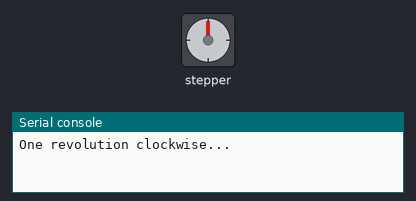
Recording of a program running on a simulated ESP32 board running MicroPython. Parts: stepper motor, the last lines printed to the serial console. The stepper is drawn at 2048 steps a turn.

Above: at 0.05 s.
At 2.8 s:
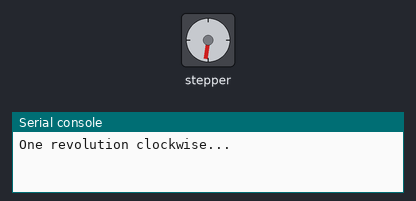
At 5.55 s:
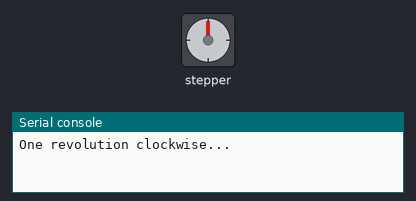
At 11.1 s:
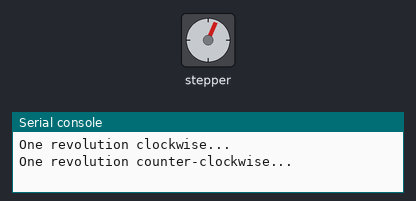
Timing chart, 0 to 16.0 s (numbered marks = the images above):
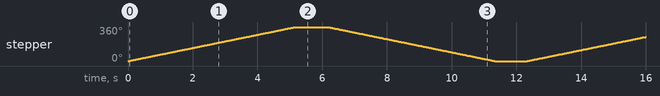

Measured:
- by itself, stepper: turns 360° clockwise in 5.1 s, then 360° counter-clockwise in 5.2 s, repeating every 12.3 s

The program:

example_1.py
```python
# MicroPython example for ESP32 that drives the 28BYJ-48 in half-step mode to perform one full revolution clockwise and counter-clockwise, with coil release after motion.
#
# Buy this module: https://shillehtek.com/products/stepper-motor-28byj-48-5v-arduino-raspberry-pi
# Full manual: https://shillehtek.com/blogs/shillehtek-product-manuals/stepper-motor-28byj-48-5v-arduino-raspberry-pi-manual
# More examples: https://github.com/shillehbean/shillehtek-examples
#

# 28BYJ-48 + ULN2003 - ESP32 MicroPython Example (half-step)
# IN1->GPIO 14, IN2->GPIO 27, IN3->GPIO 26, IN4->GPIO 25

from machine import Pin
import time

pins = [Pin(p, Pin.OUT) for p in (14, 27, 26, 25)]

HALF_STEP = [
    (1,0,0,0), (1,1,0,0), (0,1,0,0), (0,1,1,0),
    (0,0,1,0), (0,0,1,1), (0,0,0,1), (1,0,0,1),
]
STEPS_PER_REV = 4096                  # half-steps per output rev

def move(steps, delay_us=1200):
    seq = HALF_STEP if steps > 0 else HALF_STEP[::-1]
    for i in range(abs(steps)):
        for pin, v in zip(pins, seq[i % 8]):
            pin.value(v)
        time.sleep_us(delay_us)
    for pin in pins:                  # release coils (no heat)
        pin.value(0)

while True:
    print("One revolution clockwise...")
    move(STEPS_PER_REV)
    time.sleep(1)
    print("One revolution counter-clockwise...")
    move(-STEPS_PER_REV)
    time.sleep(1)
```
